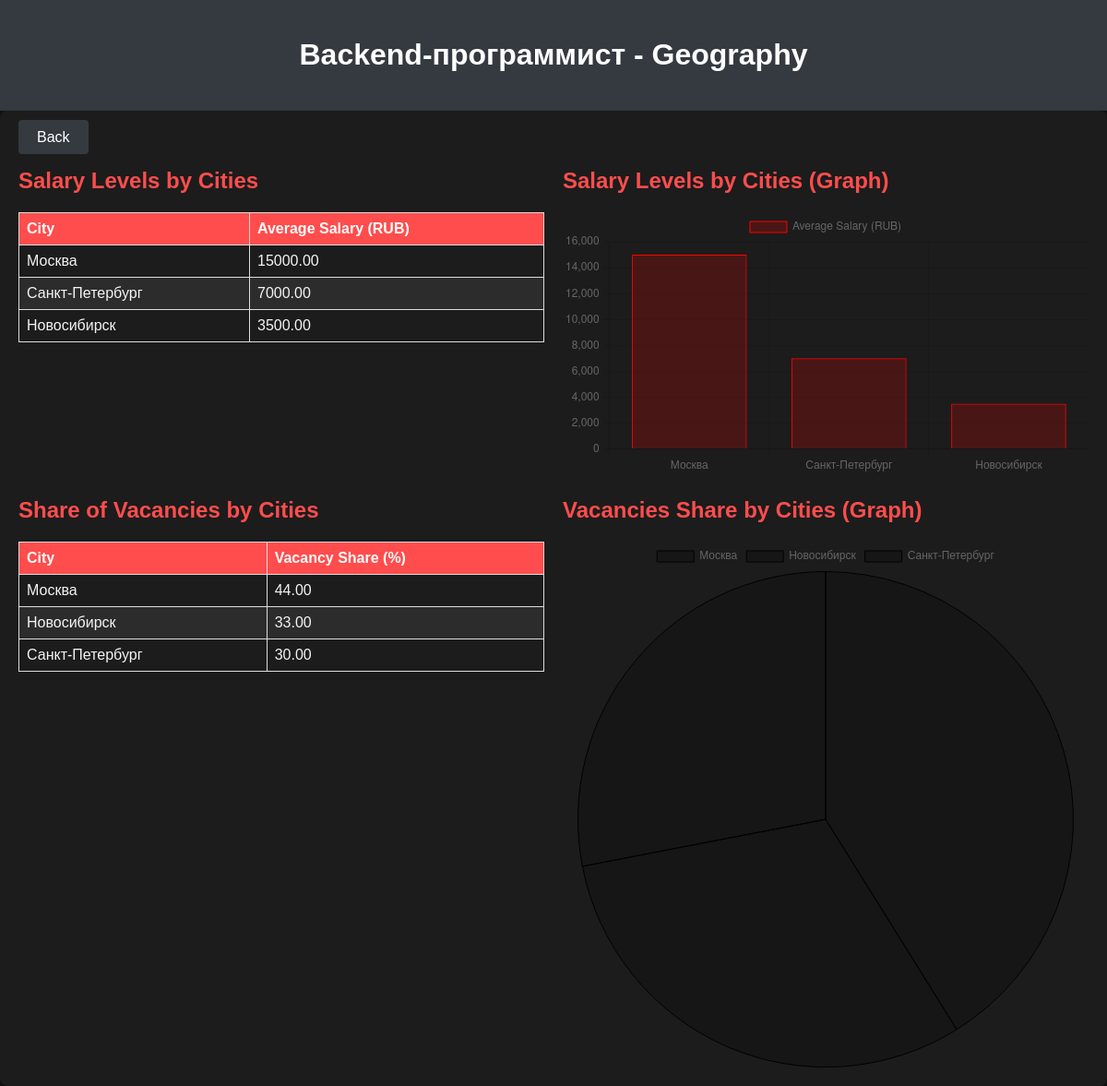
The app's page /profession/1/geography/ with its own data.
### profession/models.py (models this page shows, shortened)
class Profession(models.Model):
    title = models.CharField(max_length=255)
    salary_from = models.DecimalField(max_digits=10, decimal_places=2)
    salary_to = models.DecimalField(max_digits=10, decimal_places=2)
    city = models.CharField(max_length=255)
    key_skills = models.CharField(max_length=255)
    description = models.TextField()
    date_posted = models.DateTimeField()

class SalaryByCity(models.Model):
    profession = models.ForeignKey(Profession, on_delete=models.CASCADE, related_name='salary_by_city')
    city = models.CharField(max_length=255)
    avg_salary = models.DecimalField(max_digits=10, decimal_places=2)
    class Meta:
        ordering = ['-avg_salary']  # Order by descending salary

class VacanciesByCity(models.Model):
    profession = models.ForeignKey(Profession, on_delete=models.CASCADE, related_name='vacancies_by_city')
    city = models.CharField(max_length=255)
    count = models.IntegerField()
    share = models.DecimalField(max_digits=5, decimal_places=2)  # Percentage share of vacancies
    class Meta:
        ordering = ['-share']  # Order by descending share

### profession/views.py (the view)
# urls.py: path('profession/<int:profession_id>/geography/', views.geography, name='geography'),
def geography(request, profession_id):
    profession = Profession.objects.get(id=profession_id)
    salary_by_city = SalaryByCity.objects.filter(profession=profession).order_by('-avg_salary')
    vacancies_by_city = VacanciesByCity.objects.filter(profession=profession).order_by('-share')
    context = {
        'profession': profession,
        'salary_by_city': salary_by_city,
        'vacancies_by_city': vacancies_by_city,
    }
    return render(request, 'profession/geography.html', context)

### profession/templates/profession/geography.html (shortened to what this page needs)
<!DOCTYPE html>
<html lang="en">
<head>
</head>
<body>
  <header>
    <h1>{{ profession.title }} - Geography</h1>
  </header>
  <div class="container">
    <div class="mb-3">
      <a href="javascript:history.back()" class="btn-back">Back</a>
    </div>
    <div class="row">
      <div class="col-md-6">
        <h3>Salary Levels by Cities</h3>
        <table>
          <thead>
            <tr>
              <th>City</th>
              <th>Average Salary (RUB)</th>
            </tr>
          </thead>
          <tbody>
            {% for item in salary_by_city %}
              <tr>
                <td>{{ item.city }}</td>
                <td>{{ item.avg_salary|floatformat:2 }}</td>
              </tr>
            {% endfor %}
          </tbody>
        </table>
      </div>
      <div class="col-md-6">
        <h3>Salary Levels by Cities (Graph)</h3>
        <canvas id="salaryChart"></canvas>
      </div>
    </div>
    <div class="row mt-5">
      <div class="col-md-6">
        <h3>Share of Vacancies by Cities</h3>
        <table>
          <thead>
            <tr>
              <th>City</th>
              <th>Vacancy Share (%)</th>
            </tr>
          </thead>
          <tbody>
            {% for item in vacancies_by_city %}
              <tr>
                <td>{{ item.city }}</td>
                <td>{{ item.share|floatformat:2 }}</td>
              </tr>
            {% endfor %}
          </tbody>
        </table>
      </div>
      <div class="col-md-6">
        <h3>Vacancies Share by Cities (Graph)</h3>
        <canvas id="vacanciesChart"></canvas>
      </div>
    </div>
  </div>
  <script>
    // Data for the Salary by Cities Chart
    var salaryData = {
      labels: [{% for item in salary_by_city %}'{{ item.city }}',{% endfor %}],
      datasets: [{
        label: 'Average Salary (RUB)',
        data: [{% for item in salary_by_city %}{{ item.avg_salary|floatformat:2 }},{% endfor %}],
        borderColor: 'rgba(255, 0, 0, 1)',
        backgroundColor: 'rgba(255, 0, 0, 0.2)',
        borderWidth: 1
      }]
    };
    // Configuration for the Salary by Cities Chart
    var salaryConfig = {
      type: 'bar',
      data: salaryData,
      options: {
        scales: {
          y: {
            beginAtZero: true
          }
        }
      }
    };
    // Render the Salary by Cities Chart
    var salaryChart = new Chart(document.getElementById('salaryChart'), salaryConfig);
    // Data for the Vacancies Share by Cities Chart
    var vacanciesData = {
      labels: [{% for item in vacancies_by_city %}'{{ item.city }}',{% endfor %}],
      datasets: [{
        label: 'Vacancy Share (%)',
        data: [{% for item in vacancies_by_city %}{{ item.share|floatformat:2 }},{% endfor %}],
        borderColor: 'rgba(0, 0, 0, 1)',
        backgroundColor: 'rgba(0, 0, 0, 0.2)',
        borderWidth: 1
      }]
    };
    // Configuration for the Vacancies Share by Cities Chart
    var vacanciesConfig = {
      type: 'pie',
      data: vacanciesData,
      options: {
        responsive: true
      }
    };
    // Render the Vacancies Share by Cities Chart
    var vacanciesChart = new Chart(document.getElementById('vacanciesChart'), vacanciesConfig);
  </script>
</body>
</html>

### profession/templates/profession/geography.html (style rules this page uses)
body { font-family: Arial, sans-serif; background-color: #121212; color: #f4f4f4; margin: 0; padding: 0; }
header { background-color: #343a40; color: white; padding: 20px; text-align: center; }
.container { padding: 20px; background-color: #1c1c1c; border-radius: 8px; box-shadow: 0 4px 8px rgba(0, 0, 0, 0.3); }
.row { display: flex; flex-wrap: wrap; gap: 20px; }
.col-md-6 { flex: 1; min-width: 300px; }
table { width: 100%; border-collapse: collapse; margin-bottom: 20px; border-radius: 8px; }
th, td { padding: 8px; border: 1px solid #ddd; text-align: left; }
th { background-color: #ff4d4d; color: white; }
tr:nth-child(even) { background-color: #2c2c2c; }
canvas { width: 100%; height: 300px; }
h3 { font-size: 1.5rem; margin-bottom: 20px; color: #ff4d4d; }
.btn-back { font-size: 16px; padding: 10px 20px; border-radius: 4px; background-color: #343a40; color: white; text-decoration: none; }

### records on screen
Profession: title "Backend-программист"
SalaryByCity: city "Москва", avg_salary "15000.00"
SalaryByCity: city "Санкт-Петербург", avg_salary "7000.00"
SalaryByCity: city "Новосибирск", avg_salary "3500.00"
VacanciesByCity: city "Москва", share "44.00"
VacanciesByCity: city "Новосибирск", share "33.00"
VacanciesByCity: city "Санкт-Петербург", share "30.00"

### other values on screen
chart data {{ item.city }} Москва, Санкт-Петербург, Новосибирск
chart data {{ item.avg_salary|floatformat:2 }} 15000.00, 7000.00, 3500.00
chart data {{ item.city }} Москва, Новосибирск, Санкт-Петербург
